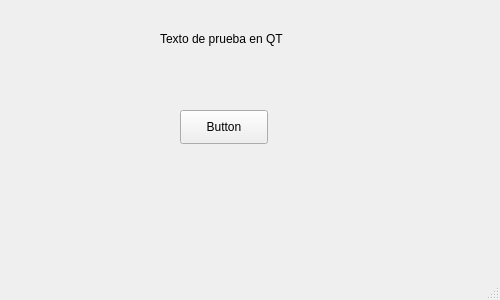
<?xml version="1.0" encoding="UTF-8"?>
<ui version="4.0">
 <class>MainWindow</class>
 <widget class="QMainWindow" name="MainWindow">
  <property name="geometry">
   <rect>
    <x>0</x>
    <y>0</y>
    <width>500</width>
    <height>300</height>
   </rect>
  </property>
  <property name="windowTitle">
   <string>MainWindow</string>
  </property>
  <widget class="QWidget" name="centralwidget">
   <widget class="QLabel" name="label">
    <property name="geometry">
     <rect>
      <x>160</x>
      <y>30</y>
      <width>141</width>
      <height>18</height>
     </rect>
    </property>
    <property name="text">
     <string>Texto de prueba en QT</string>
    </property>
   </widget>
   <widget class="QPushButton" name="pushButton">
    <property name="geometry">
     <rect>
      <x>180</x>
      <y>110</y>
      <width>88</width>
      <height>34</height>
     </rect>
    </property>
    <property name="text">
     <string>Button</string>
    </property>
   </widget>
  </widget>
  <widget class="QMenuBar" name="menubar">
   <property name="geometry">
    <rect>
     <x>0</x>
     <y>0</y>
     <width>500</width>
     <height>30</height>
    </rect>
   </property>
  </widget>
  <widget class="QStatusBar" name="statusbar"/>
 </widget>
 <resources/>
 <connections/>
</ui>
